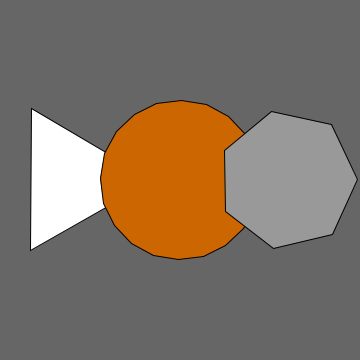
Frame 1 (no input)
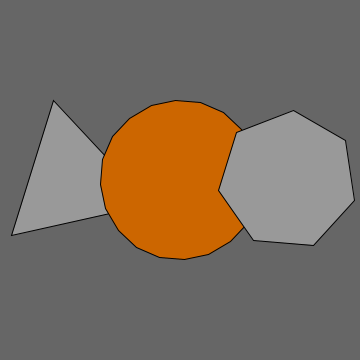
Frame 60 (the mouse pressed at the canvas centre just before this capture)
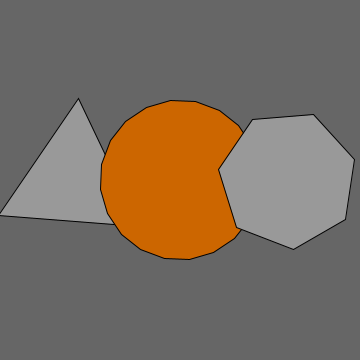
Frame 120 (the mouse held since frame 60 and released just before this capture)

The Processing sketch that drew these frames (run headless with seeded random() and noise(); from frame 60 on, the mouse is pressed at the canvas centre):

// Processing sketch: processing_109036
// ── processing_109036.pde

/**
 * Regular Polygon
 * 
 * What is your favorite? Pentagon? Hexagon? Heptagon? 
 * No? What about the icosagon? The polygon() function 
 * created for this example is capable of drawing any 
 * regular polygon. Try placing different numbers into the 
 * polygon() function calls within draw() to explore. 
 */

void setup() {
  size(360, 360);
}

void draw() {
  background(102);
  
  pushMatrix();
  translate(width*0.2, height*0.5);
  rotate(frameCount / 200.0);
  polygon(0, 0, 82, 3); 
  fill(204, 102, 0);
  popMatrix();
  
  pushMatrix();
  translate(width*0.5, height*0.5);
  rotate(frameCount / 50.0);
  polygon(0, 0, 80, 20); 
  fill(153);
  popMatrix();
  
  pushMatrix();
  translate(width*0.8, height*0.5);
  rotate(frameCount / -100.0);
  polygon(0, 0, 70, 7); 
  fill(153);
  popMatrix();
}

void polygon(float x, float y, float radius, int npoints) {
  float angle = TWO_PI / npoints;
  beginShape();
  for (float a = 0; a < TWO_PI; a += angle) {
    float sx = x + cos(a) * radius;
    float sy = y + sin(a) * radius;
    vertex(sx, sy);
  }
  endShape(CLOSE);
}
